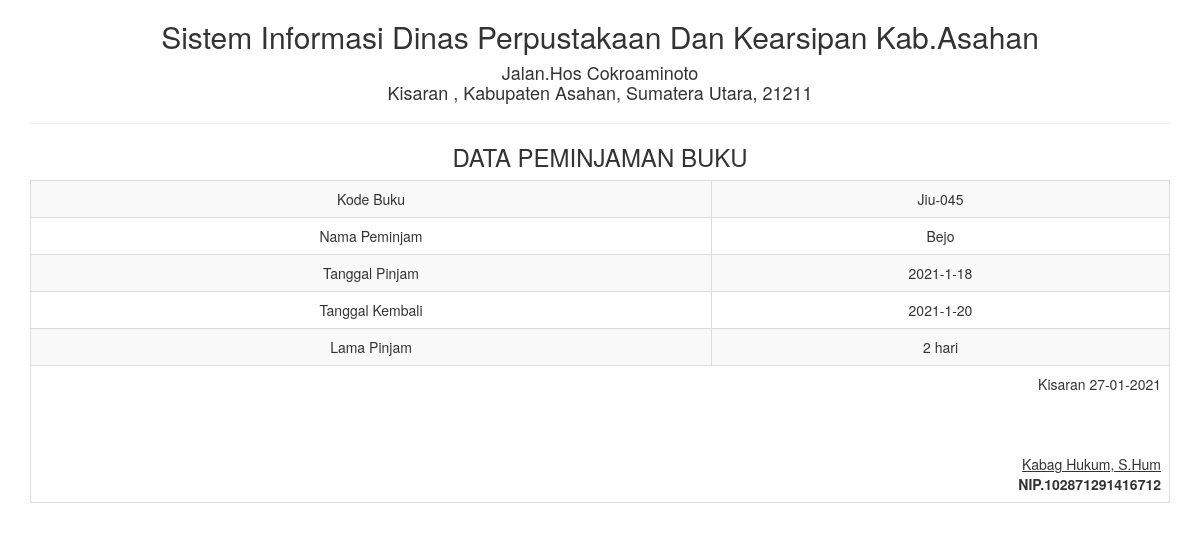
Page /report/peminjaman_satu.php?id=6 on the committed database.
### tables this page shows
CREATE TABLE `peminjaman` (
  `kd_buku` varchar(50) NOT NULL,
  `peminjam` varchar(50) NOT NULL,
  `tgl_pinjam` varchar(25) NOT NULL,
  `tgl_kembali` varchar(25) NOT NULL,
  `lama_pinjam` int(5) NOT NULL,
  `id` int(5) NOT NULL
);

### report/peminjaman_satu.php (the view, shortened to what this page needs)
<!DOCTYPE html>
<html>
    <head>
        <link href="../Assets/css/bootstrap.min.css" rel="stylesheet" type="text/css"/>
    </head>
    <body onload="print()">
        <?php
        include '../config/koneksi.php';
        $sql = "SELECT * FROM peminjaman WHERE id='" . $_GET ['id'] . "'";
        $query = mysqli_query($koneksi, $sql) or die("SQL Detail error");
        $data = mysqli_fetch_array($query);
        ?>
        <div class="container">
            <div class='row'>
                <div class="col-sm-12">
                    <div class="text-center">
                        <h2>Sistem Informasi Dinas Perpustakaan Dan Kearsipan Kab.Asahan </h2>
                        <h4>Jalan.Hos Cokroaminoto <br> Kisaran , Kabupaten Asahan, Sumatera Utara, 21211</h4>
                        <hr>
                        <h3>DATA PEMINJAMAN BUKU</h3>
                        <table class="table table-bordered table-striped table-hover">
                            <tbody>
								<tr>
                                    <td>Kode Buku</td> <td><?= $data['kd_buku'] ?></td>
                                </tr>
                                <tr>
                                    <td>Nama Peminjam</td> <td><?= $data['peminjam'] ?></td>
                                </tr>
                                <tr>
                                    <td>Tanggal Pinjam</td> <td><?= $data['tgl_pinjam'] ?></td>
                                </tr>
                                <tr>
                                    <td>Tanggal Kembali</td> <td><?= $data['tgl_kembali'] ?></td>
                                </tr>
								<tr>
                                    <td>Lama Pinjam</td> <td><?= $data['lama_pinjam'] ?> hari</td>
                                </tr>
                            </tbody>
                            <tfoot>
                                <tr>
                                    <td colspan="2" class="text-right">
                                        Kisaran  <?= date("d-m-Y") ?>
                                        <br><br><br><br>
                                        <u>Kabag Hukum, S.Hum<strong></u><br>
                                        NIP.102871291416712
									</td>
								</tr>
							</tfoot>
                        </table>
                    </div>
                </div>
            </div>
    </body>
</html>

### rows in the picture
peminjaman: kd_buku "Jiu-045", peminjam "Bejo", tgl_pinjam "2021-1-18", tgl_kembali "2021-1-20", lama_pinjam "2"
